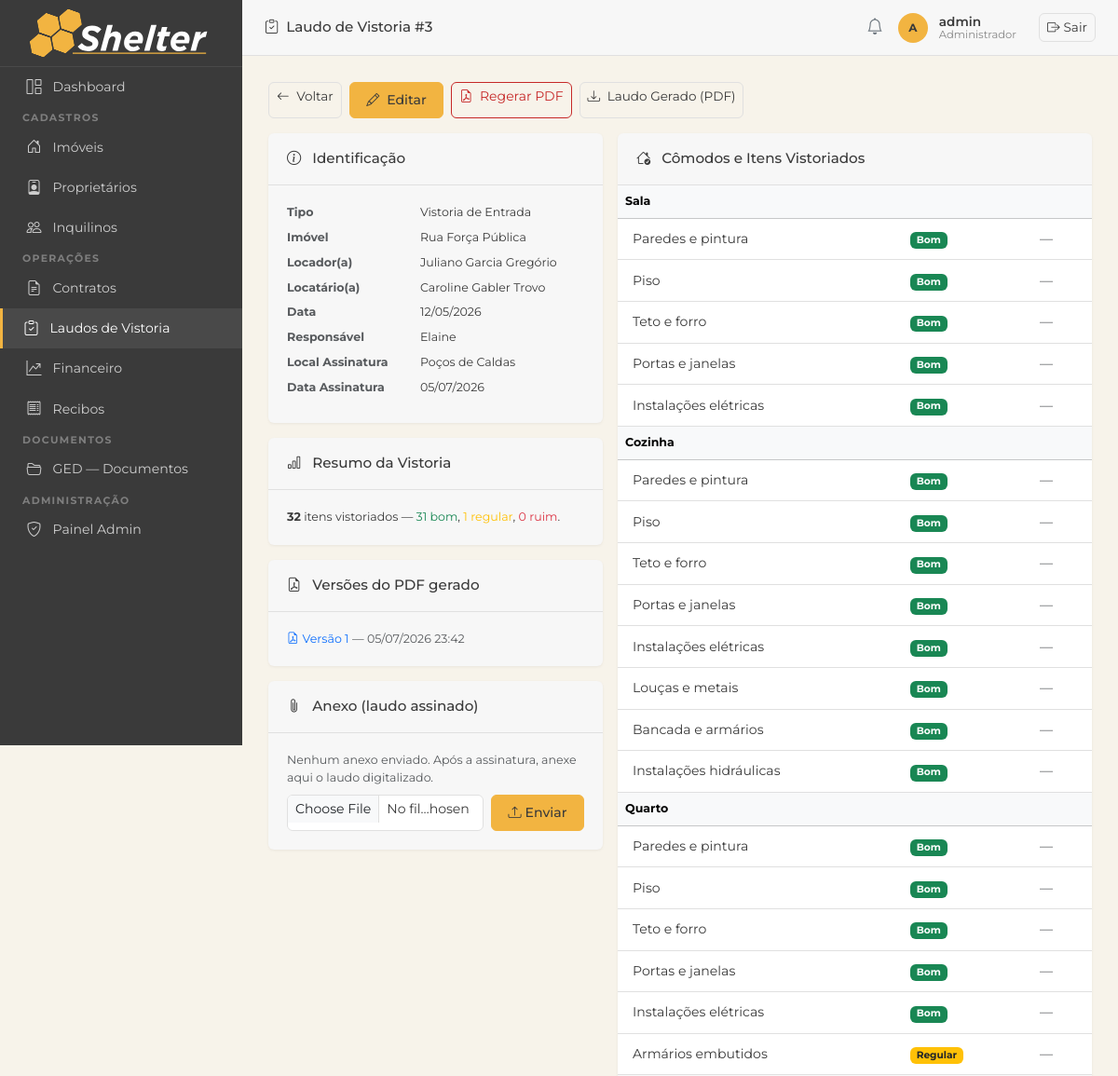
/laudos/3/ (signed in, upper part), run on an earlier commit of the app's database.
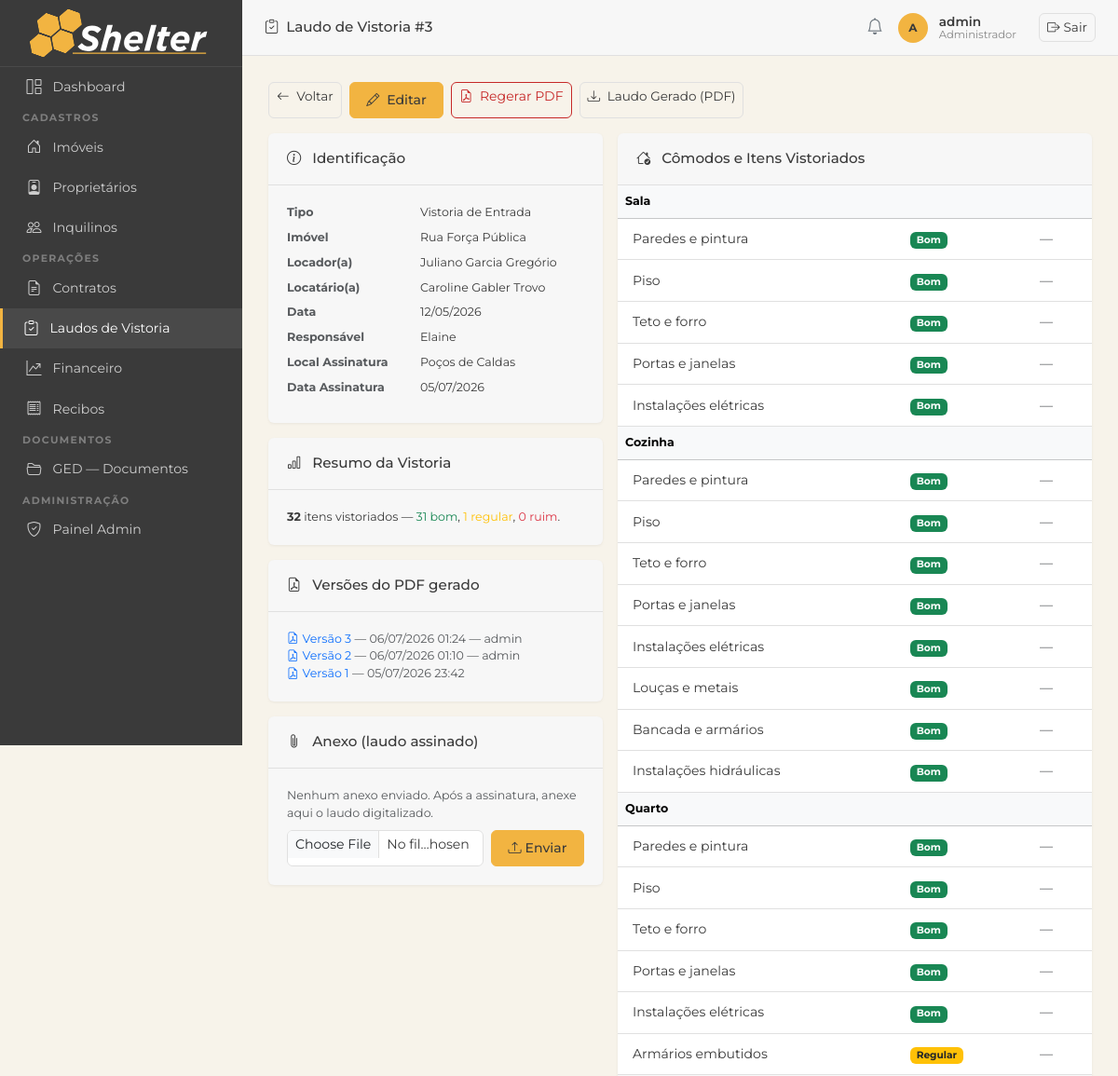
And on a later commit of the database.
### imoveis/models.py (models this page shows, shortened)
class DocumentoGerado(models.Model):
    TIPO_CHOICES = [
        ('contrato', 'Contrato'),
        ('laudo', 'Laudo de Vistoria'),
        ('recibo', 'Recibo'),
    ]
    tipo = models.CharField(max_length=10, choices=TIPO_CHOICES)
    contrato = models.ForeignKey(Contrato, on_delete=models.CASCADE, null=True, blank=True,
                                 related_name='documentos_gerados')
    laudo = models.ForeignKey(LaudoVistoria, on_delete=models.CASCADE, null=True, blank=True,
                              related_name='documentos_gerados')
    recibo = models.ForeignKey(Recibo, on_delete=models.CASCADE, null=True, blank=True,
                               related_name='documentos_gerados')
    numero_versao = models.PositiveIntegerField(verbose_name='Versão')
    arquivo = models.FileField(upload_to=documento_gerado_upload_to, verbose_name='Arquivo (PDF)')
    sha256 = models.CharField(max_length=64, verbose_name='SHA-256')
    gerado_por = models.ForeignKey(settings.AUTH_USER_MODEL, on_delete=models.SET_NULL,
                                   null=True, blank=True, related_name='documentos_gerados',
                                   verbose_name='Gerado por')
    gerado_em = models.DateTimeField(auto_now_add=True, verbose_name='Gerado em')
    class Meta:
        verbose_name = 'Documento Gerado (GED)'
        verbose_name_plural = 'Documentos Gerados (GED)'
        ordering = ['-gerado_em', '-pk']
        constraints = [
            models.CheckConstraint(
                condition=(
                    models.Q(contrato__isnull=False, laudo__isnull=True, recibo__isnull=True)
                    | models.Q(contrato__isnull=True, laudo__isnull=False, recibo__isnull=True)
                    | models.Q(contrato__isnull=True, laudo__isnull=True, recibo__isnull=False)
                ),
                name='documentogerado_origem_unica',
            ),
            models.UniqueConstraint(fields=['contrato', 'numero_versao'],
                                    condition=models.Q(contrato__isnull=False),
                                    name='documentogerado_versao_unica_contrato'),
            models.UniqueConstraint(fields=['laudo', 'numero_versao'],
                                    condition=models.Q(laudo__isnull=False),
                                    name='documentogerado_versao_unica_laudo'),
            models.UniqueConstraint(fields=['recibo', 'numero_versao'],
                                    condition=models.Q(recibo__isnull=False),
                                    name='documentogerado_versao_unica_recibo'),
        ]

class ItemVistoria(models.Model):
    ESTADO_CHOICES = [
        ('bom', 'Bom'),
        ('regular', 'Regular'),
        ('ruim', 'Ruim'),
    ]
    laudo = models.ForeignKey(LaudoVistoria, on_delete=models.CASCADE, related_name='itens')
    comodo = models.CharField(max_length=100, verbose_name='Cômodo')
    item = models.CharField(max_length=150, verbose_name='Item')
    estado = models.CharField(max_length=10, choices=ESTADO_CHOICES)
    observacao = models.CharField(max_length=300, blank=True, verbose_name='Observação')
    ordem = models.PositiveSmallIntegerField(default=0)
    class Meta:
        verbose_name = 'Item de Vistoria'
        verbose_name_plural = 'Itens de Vistoria'
        ordering = ['ordem', 'pk']

### imoveis/views.py (the view)
# urls.py: path('laudos/<int:pk>/', views.laudo_detail, name='laudo_detail'),
@login_required
def laudo_detail(request, pk):
    laudo = get_object_or_404(
        LaudoVistoria.objects.select_related('imovel__proprietario', 'contrato__inquilino'), pk=pk)
    return render(request, 'laudos/laudo_detail.html', {
        'laudo': laudo,
        'grupos': _itens_agrupados(laudo),
        'resumo': laudo.resumo_vistoria(),
        'testemunhas': laudo.testemunhas.all(),
    })

### imoveis/models.py (called while the page is built)
    def resumo_vistoria(self):
        itens = self.itens.all()
        return {
            'total': itens.count(),
            'bom': itens.filter(estado='bom').count(),
            'regular': itens.filter(estado='regular').count(),
            'ruim': itens.filter(estado='ruim').count(),
        }

    def locador_nome(self):
        return self.imovel.proprietario.nome

    def locatario_nome(self):
        return self.contrato.inquilino.nome

### imoveis/views.py (called while the page is built)
def _itens_agrupados(laudo):
    grupos = []
    for item in laudo.itens.all():
        if not grupos or grupos[-1]['comodo'] != item.comodo:
            grupos.append({'comodo': item.comodo, 'itens': []})
        grupos[-1]['itens'].append(item)
    return grupos

### templates/laudos/laudo_detail.html (shortened to what the changed rows need)
{% extends 'base.html' %}
{% block content %}
<div class="row g-3">
  <div class="col-md-5">
    {% if laudo.documentos_gerados.all %}
    <div class="section-card mb-3">
      <div class="section-card-body small">
        <ul class="list-unstyled mb-0">
          {% for d in laudo.documentos_gerados.all %}
          <li>
            <a href="{{ d.arquivo.url }}" target="_blank"><i class="bi bi-file-earmark-pdf me-1"></i>Versão {{ d.numero_versao }}</a>
            <span class="text-muted">— {{ d.gerado_em|date:"d/m/Y H:i" }}{% if d.gerado_por %} — {{ d.gerado_por.username }}{% endif %}</span>
          </li>
          {% endfor %}
        </ul>
      </div>
    </div>
    {% endif %}
  </div>
  <div class="col-md-7">
    <div class="section-card">
      <div class="table-responsive">
        <table class="table mb-0 small">
          <tbody>
            {% for grupo in grupos %}
            <tr class="table-light"><th colspan="3">{{ grupo.comodo }}</th></tr>
            {% for item in grupo.itens %}
            <tr>
              <td>{{ item.item }}</td>
              <td>
                <span class="badge {% if item.estado == 'bom' %}bg-success{% elif item.estado == 'regular' %}bg-warning text-dark{% else %}bg-danger{% endif %}">{{ item.get_estado_display }}</span>
              </td>
              <td class="text-muted">{{ item.observacao|default:"—" }}</td>
            </tr>
            {% endfor %}
            {% empty %}
            <tr><td class="text-center text-muted py-3">Nenhum item registrado.</td></tr>
            {% endfor %}
          </tbody>
        </table>
      </div>
    </div>
  </div>
</div>
{% endblock %}

What changed in the data, as far as the page shows it:
added DocumentoGerado: numero_versao "3", gerado_em "06/07/2026 01:24", gerado_por.username "admin"
added DocumentoGerado: numero_versao "2", gerado_em "06/07/2026 01:10", gerado_por.username "admin"
